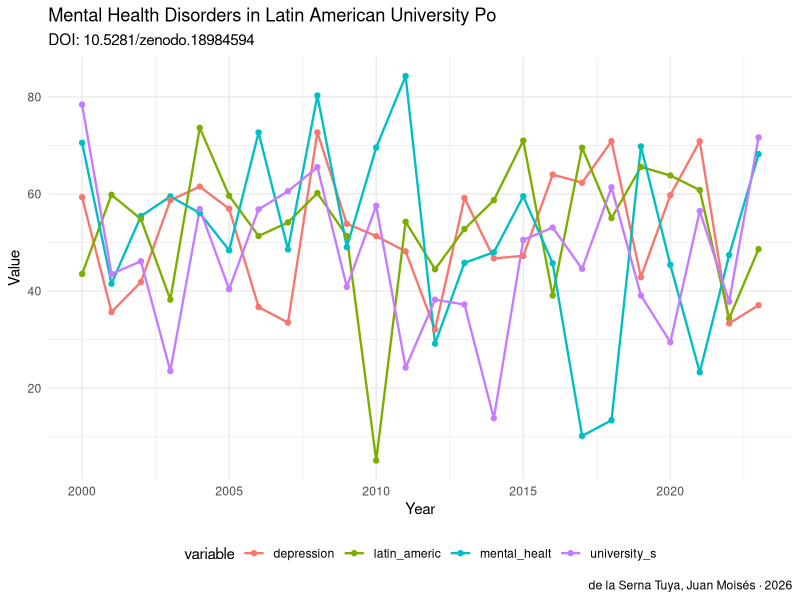

The R script that drew this image:
# analysis.R — Mental Health Disorders in Latin American University Population: Prevalence, Risk Factors and Protective Variables — Statistical Database
# DOI: 10.5281/zenodo.18984594
# Author: de la Serna Tuya, Juan Moisés · ORCID: 0000-0002-8401-8018
# License: CC0 1.0

# ── SETUP ──────────────────────────────────────────────────────────────────
# Install required packages if needed:
# install.packages(c("readr","ggplot2","dplyr","tidyr"))

library(readr)
library(ggplot2)
library(dplyr)

# ── LOAD DATA ──────────────────────────────────────────────────────────────
# Download dataset from: https://doi.org/10.5281/zenodo.18984594
# df <- read_csv("dataset.csv")

# Example with synthetic data
set.seed(42)
years <- 2000:2023
df <- data.frame(
  year = years,
    mental_healt = rnorm(length(years), 50, 15),
  university_s = rnorm(length(years), 50, 15),
  latin_americ = rnorm(length(years), 50, 15),
  depression = rnorm(length(years), 50, 15),
  stringsAsFactors = FALSE
)

cat("Dataset: Mental Health Disorders in Latin American Universi\n")
cat("DOI: 10.5281/zenodo.18984594\n")
cat("Dimensions:", nrow(df), "x", ncol(df), "\n\n")
print(head(df))
print(summary(df))

# ── VISUALIZATION ──────────────────────────────────────────────────────────
# Temporal trend
p1 <- df %>%
  tidyr::pivot_longer(-year, names_to="variable", values_to="value") %>%
  ggplot(aes(x=year, y=value, color=variable)) +
  geom_line(size=0.8) +
  geom_point(size=1.5) +
  labs(title="Mental Health Disorders in Latin American University Po",
       subtitle="DOI: 10.5281/zenodo.18984594",
       x="Year", y="Value",
       caption="de la Serna Tuya, Juan Moisés · 2026") +
  theme_minimal() +
  theme(legend.position="bottom")

ggsave("figures/analysis_output_r.png", p1, width=10, height=6, dpi=150)
cat("\nFigure saved: figures/analysis_output_r.png\n")

# ── CITATION ───────────────────────────────────────────────────────────────
cat("\nCitation:\n")
cat("de la Serna Tuya, Juan Moisés (2026). Mental Health Disorders in Latin American University Population: Preva. Zenodo. https://doi.org/10.5281/zenodo.18984594\n")
